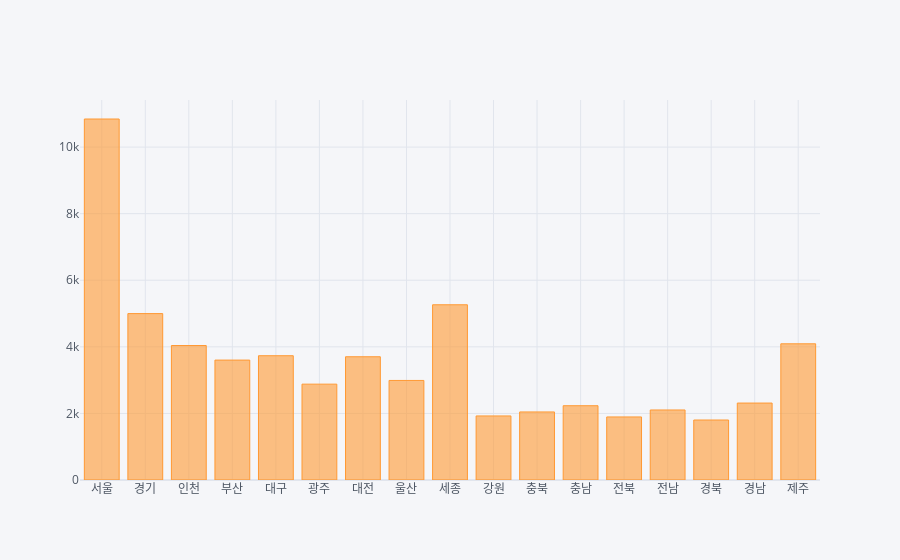

The notebook cell saved with this chart:
### Code cell
apart_2.iplot(kind='bar')
# 전국 아파트 매매가격 막대 그래프

### Figure 1 — Plotly figure (JSON) as saved in the notebook; plotly's stock layout.template omitted (floating-point values rounded to 4 significant figures)
{"data": [{"marker": {"color": "rgba(255, 153, 51, 0.6)", "line": {"color": "rgba(255, 153, 51, 1.0)", "width": 1}}, "name": "2020년 06월", "orientation": "v", "text": "", "type": "bar", "x": ["서울", "경기", "인천", "부산", "대구", "광주", "대전", "울산", "세종", "강원", "충북", "충남", "전북", "전남", "경북", "경남", "제주"], "y": [10843, 4998, 4039, 3602, 3733, 2879, 3702, 2990, 5263, 1924, 2044, 2231, 1894, 2103, 1802, 2311, 4091]}], "layout": {"legend": {"bgcolor": "#F5F6F9", "font": {"color": "#4D5663"}}, "paper_bgcolor": "#F5F6F9", "plot_bgcolor": "#F5F6F9", "title": {"font": {"color": "#4D5663"}}, "xaxis": {"gridcolor": "#E1E5ED", "showgrid": true, "tickfont": {"color": "#4D5663"}, "title": {"font": {"color": "#4D5663"}, "text": ""}, "zerolinecolor": "#E1E5ED"}, "yaxis": {"gridcolor": "#E1E5ED", "showgrid": true, "tickfont": {"color": "#4D5663"}, "title": {"font": {"color": "#4D5663"}, "text": ""}, "zerolinecolor": "#E1E5ED"}}}
